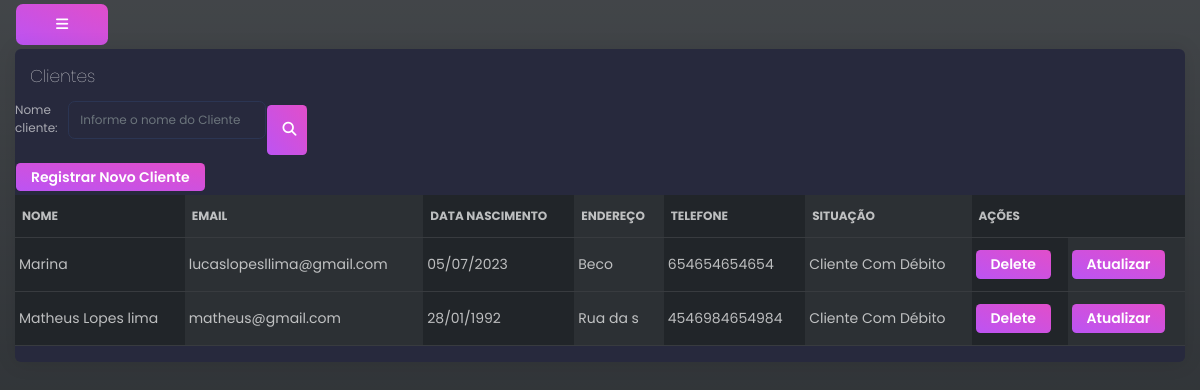
/cliente/listar_clientes/ (signed in), run on an earlier commit of the app's database.
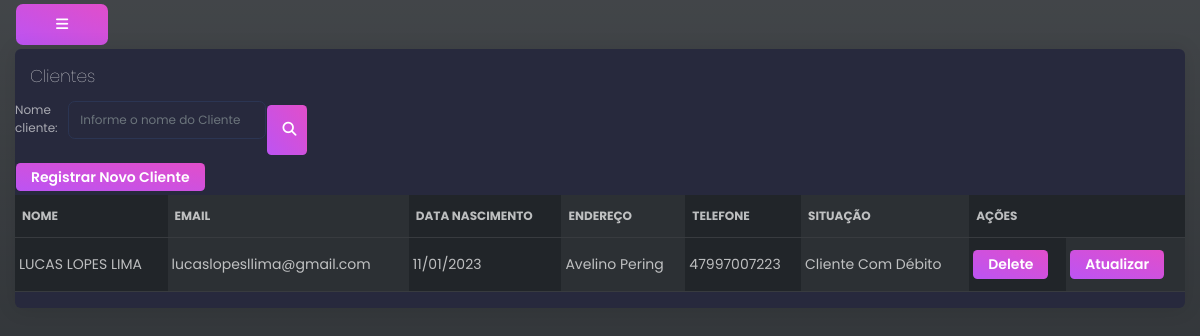
And on a later commit of the database.
### clientes/models.py (models this page shows, shortened)
class Cliente(models.Model):
    nome = models.CharField(max_length=100)
    email = models.EmailField(unique=True)
    data_nascimento = models.DateField()
    endereco = models.CharField(max_length=200)
    telefone = models.CharField(max_length=30,default=9999-9999)
    pode_fazer_emprestimo = models.BooleanField(default=False)

### clientes/views.py (the view)
# urls.py: path('listar_clientes/', views.listar_clientes,name='listar_clientes'),
@login_required(login_url="login")
def listar_clientes(request,aviso_ao_usuario="",nome_cliente="listar_todos"):
    messages.error(request,aviso_ao_usuario)
    clientes=None
    try:
        if nome_cliente == "listar_todos":
            clientes = Cliente.objects.all()
        else:
            clientes = Cliente.objects.filter(nome__startswith=nome_cliente)
    except Exception as e:
        print(e)
    nome_cliente_para_filtrar = forms.BuscaClienteNomeForm()
    return render(request,"listar_clientes.html",{'clientes':clientes ,'messages':messages,'nome_cliente_para_filtrar':nome_cliente_para_filtrar})

### clientes/forms.py
class BuscaClienteNomeForm(forms.Form):
    nome_cliente = forms.CharField(widget=forms.TextInput(attrs={"placeholder": "Informe o nome do Cliente","class": "form-control"}))

### clientes/templates/listar_clientes.html (shortened to what this page needs)
{% extends 'base.html' %}
{% block content %}
{% load l10n %}
<div class="card">
  <div class="card-header">
    <h4 class="card-title">Clientes</h4>
  </div>
    <form method="POST" action="{% url 'clientes:pesquisar_cliente' %}" class="w-25 d-flex flex-row">
      {{ nome_cliente_para_filtrar }}
      <button type="submit" class="btn btn-fill btn-primary btn-sm">
        <i class="fa-sharp fa-solid fa-magnifying-glass"></i>
      </button>
    </form>
    <div class="vw-25">
      <a class="btn btn-primary btn-sm" href="{% url 'clientes:registrar_novo_cliente' %}">Registrar Novo Cliente</a>
    </div>
    <table class="table table-dark table-striped-columns table-hover">
      <thead>
        <tr class="px-1">
          <th scope="col">Nome</th>
          <th scope="col">Email</th>
          <th scope="col">Data Nascimento</th>
          <th scope="col">Endereço</th>
          <th scope="col">Telefone</th>
          <th scope="col">Situação</th>
          <th scope="col">Ações</th>
        </tr>
      </thead>
      <tbody>
        {% for cliente in clientes %}
        <tr>
          <td class="px-1">{{ cliente.nome }}</td>
          <td class="px-1">{{ cliente.email }}</td>
          <td class="px-1">{{ cliente.data_nascimento |date:"d/m/Y" }}</td>
          <td class="px-1">{{ cliente.endereco }}</td>
          <td class="px-1">{{ cliente.telefone }}</td>
          {% if cliente.pode_fazer_emprestimo %}
          <td class="px-1">Nada Consta</td>
          {% else %}
          <td class="px-1">Cliente Com Débito</td>
          {% endif %}
          {% if user.is_superuser %}
            <td class="px-1"><a class="btn btn-primary btn-sm" onclick="return confirm('Deseja realmente Deletar?')" href="{% url 'clientes:deletar_cliente' cliente.id %}">Delete</td>
            <td class="px-1"><a class="btn btn-primary btn-sm" href="{% url 'clientes:atualizar_cliente' cliente.id %}">Atualizar</td>
          {% endif %}
        </tr>
        {% endfor %}
      </tbody>
    </table>
  </div>
{% endblock content %} {% block javascripts %}{% endblock javascripts %}

What changed in the data, as far as the page shows it:
removed Cliente: nome "Marina", email "lucaslopesllima@gmail.com", data_nascimento "05/07/2023", endereco "Beco", telefone "654654654654", pode_fazer_emprestimo "Cliente Com Débito"
removed Cliente: nome "Matheus Lopes lima", email "matheus@gmail.com", data_nascimento "28/01/1992", endereco "Rua da s", telefone "4546984654984", pode_fazer_emprestimo "Cliente Com Débito"
added Cliente: nome "LUCAS LOPES LIMA", email "lucaslopesllima@gmail.com", data_nascimento "11/01/2023", endereco "Avelino Pering", telefone "47997007223", pode_fazer_emprestimo "Cliente Com Débito"
